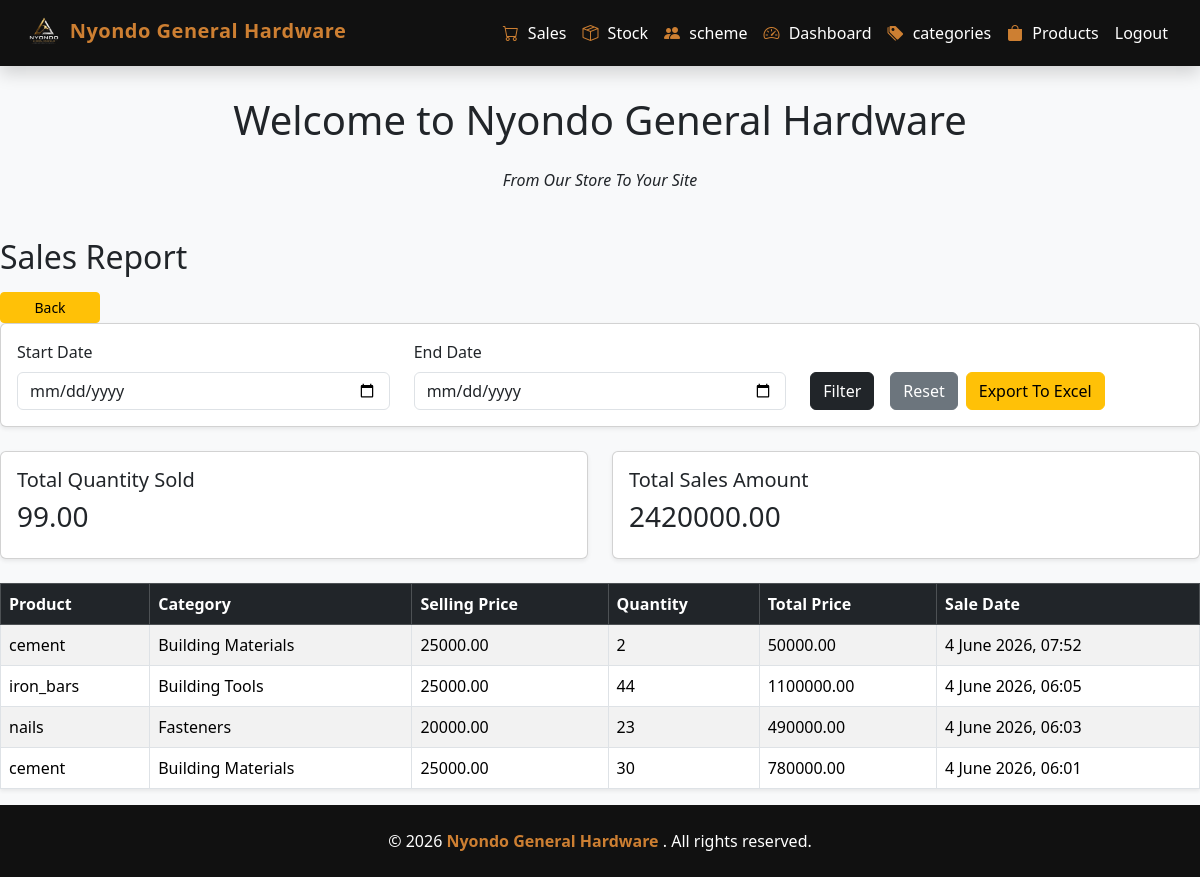
Page /sales/sales/report/ (signed in) on the committed database.
### salesapp/models.py (models this page shows, shortened)
class Sales(models.Model):
    CUSTOMER_TYPES = [
        ('wholesale', 'Wholesale'),
        ('retail', 'Retail'),
        ('walk_in', 'Walk_in')
    ]
    customer_type = models.CharField(max_length=20, choices = CUSTOMER_TYPES, default =" retail")
    customer_name = models.CharField(max_length=30)
    product_name = models.ForeignKey(Product, on_delete=models.CASCADE)
    quantity = models.PositiveIntegerField()
    total_price = models.DecimalField(max_digits=100, decimal_places=2)
    sale_date = models.DateTimeField(auto_now_add=True)
    distance = models.DecimalField(max_digits=10, decimal_places=2, default=0)
    transport_required = models.BooleanField(default=False)
    transport_cost = models.DecimalField(max_digits=10, decimal_places=2, default=0)
    transport_note = models.TextField(default="", blank=True)

class Product(models.Model):
    category_name = models.ForeignKey(Category, on_delete=models.CASCADE)
    product_name = models.CharField(max_length=100)
    unit_price = models.DecimalField(max_digits=100, decimal_places=2, default=0)
    selling_price = models.DecimalField(max_digits=100, decimal_places=2, default=0)
    description = models.TextField(blank=True)

class Category(models.Model):
    category_name = models.CharField(max_length=100, unique=True)
    slug = models.SlugField(unique=True)

### salesapp/views.py (the view)
# urls.py: path("sales/report/", views.sales_report, name="sales_report"),
def sales_report(request):
    sales = Sales.objects.all().order_by("-sale_date")
    start_date = request.GET.get("start_date")
    end_date = request.GET.get("end_date")
    if start_date:
        sales = sales.filter(sale_date__date__gte=start_date)
    if end_date:
        sales = sales.filter(sale_date__date__lte=end_date)
    total_sales_amount = sales.aggregate(
        total=Sum("total_price")
    )["total"] or 0
    total_quantity_sold = sales.aggregate(
        total=Sum("quantity")
    )["total"] or 0
    return render(request, "sales_report.html", {
        "sales": sales,
        "start_date": start_date,
        "end_date": end_date,
        "total_sales_amount": total_sales_amount,
        "total_quantity_sold": total_quantity_sold,
    })

### salesapp/templates/sales_report.html
{% extends 'base.html' %}
{% block content %}
<h2 class="mb-3">Sales Report</h2>
<a href="{% url 'home' %}" class="btn btn-warning btn-sm px-2 col-1">Back</a>
<form method="GET" class="card card-body shadow-sm mb-4">
    <div class="row">
        <div class="col-md-4">
            <label class="form-label">Start Date</label>
            <input type="date" name="start_date" value="{{ start_date }}" class="form-control">
        </div>
        <div class="col-md-4">
            <label class="form-label">End Date</label>
            <input type="date" name="end_date" value="{{ end_date }}" class="form-control">
        </div>
        <div class="col-md-4 d-flex align-items-end gap-2">
            <button type="submit" class="btn btn-dark me-2">Filter</button>
            <a href="{% url 'sales_report' %}" class="btn btn-secondary">Reset</a>
            <a href="{% url 'export_sales_report_excel' %}?start_date={{ start_date|default:'' }}&end_date={{ end_date|default:'' }}" class="btn btn-warning">Export To Excel</a>
        </div>
    </div>
</form>
<div class="row mb-4">
    <div class="col-md-6">
        <div class="card shadow-sm">
            <div class="card-body">
                <h5>Total Quantity Sold</h5>
                <h3>{{ total_quantity_sold|floatformat:2 }}</h3>
            </div>
        </div>
    </div>
    <div class="col-md-6">
        <div class="card shadow-sm">
            <div class="card-body">
                <h5>Total Sales Amount</h5>
                <h3>{{ total_sales_amount|floatformat:2 }}</h3>
            </div>
        </div>
    </div>
</div>
<table class="table table-bordered table-striped shadow-sm">
    <thead class="table-dark">
        <tr>
            <th>Product</th>
            <th>Category</th>
            <th>Selling Price</th>
            <th>Quantity</th>
            <th>Total Price</th>
            <th>Sale Date</th>
        </tr>
    </thead>
    <tbody>
        {% for sale in sales %}
        <tr>
            <td>{{ sale.product_name.product_name }}</td>
            <td>{{ sale.product_name.category_name.category_name }}</td>
            <td>{{ sale.product_name.selling_price|floatformat:2 }}</td>
            <td>{{ sale.quantity }}</td>
            <td>{{ sale.total_price|floatformat:2}}</td>
            <td>{{ sale.sale_date|date:"j F Y, H:i" }}</td>
        </tr>
        {% empty %}
        <tr>
            <td colspan="6" class="text-center">No sales found for this period.</td>
        </tr>
        {% endfor %}
    </tbody>
</table>
{% endblock %}

### templates/base.html (style rules this page uses)
:root { --black: #111111; --bronze: #cd7f32; --white: #ffffff; --light-bg: #f8f9fa; }
body { background-color: var(--light-bg); min-height: 100vh; display: flex; flex-direction: column; }

### rows in the picture
Sales: product_name.product_name "cement", product_name.category_name.category_name "Building Materials", product_name.selling_price "25000.00", quantity "2", total_price "50000.00", sale_date "4 June 2026, 07:52"
Sales: product_name.product_name "iron_bars", product_name.category_name.category_name "Building Tools", product_name.selling_price "25000.00", quantity "44", total_price "1100000.00", sale_date "4 June 2026, 06:05"
Sales: product_name.product_name "nails", product_name.category_name.category_name "Fasteners", product_name.selling_price "20000.00", quantity "23", total_price "490000.00", sale_date "4 June 2026, 06:03"
Sales: product_name.product_name "cement", product_name.category_name.category_name "Building Materials", product_name.selling_price "25000.00", quantity "30", total_price "780000.00", sale_date "4 June 2026, 06:01"

### other values in the picture
{{ total_quantity_sold|floatformat:2 }} "99.00"
{{ total_sales_amount|floatformat:2 }} "2420000.00"
